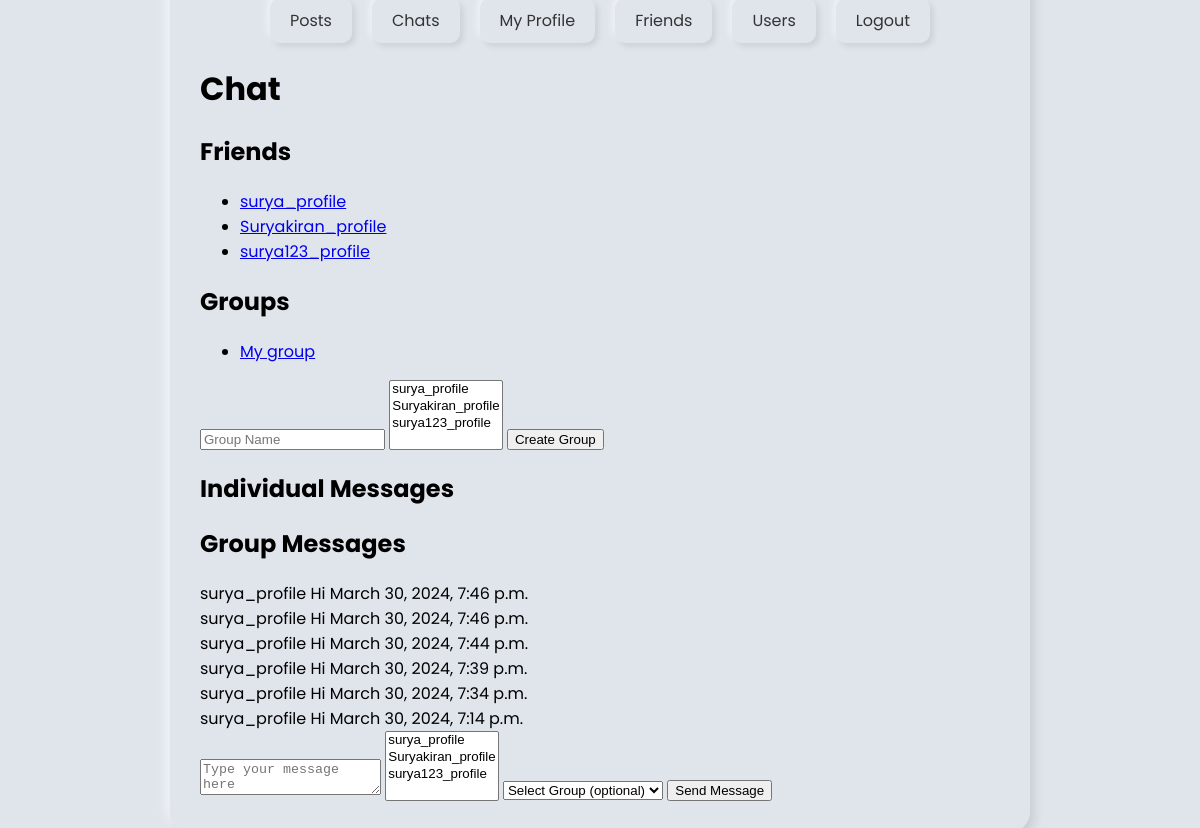
/messages/ (signed in), run on the app's committed database.
### inst_profile/models.py (models this page shows, shortened)
class Profile(models.Model):
    user = models.OneToOneField(User, on_delete=models.CASCADE)
    username = models.CharField(max_length=50, unique=True)
    date_of_birth = models.DateField(null=True,blank=True)
    photo = models.ImageField(upload_to='profile_photos', null=True, blank=True)
    friends = models.ManyToManyField('self', blank=True, symmetrical=False)

### inst_messages/models.py (models this page shows, shortened)
class Group(models.Model):
    name = models.CharField(max_length=100)
    members = models.ManyToManyField(Profile, related_name='groups')
    created_by = models.ForeignKey(Profile, related_name='created_groups', on_delete=models.CASCADE)
    created_at = models.DateTimeField(auto_now_add=True)

class Message(models.Model):
    sender = models.ForeignKey(Profile, related_name='sent_messages', on_delete=models.CASCADE)
    recipients = models.ManyToManyField(Profile, related_name='received_messages')
    content = models.TextField()
    timestamp = models.DateTimeField(default=timezone.now)
    is_read = models.BooleanField(default=False)

### inst_messages/views.py (the view)
# urls.py: path('', views.chat, name="chat"),
@login_required
def chat(request):
    profile = request.user.profile
    friends = profile.friends.all()
    groups = profile.groups.all()
    individual_messages = Message.objects.filter(
        recipients=profile
    ).annotate(
        recipients_count=Count('recipients')
    ).filter(
        recipients_count=2
    ).order_by('-timestamp')
    group_messages = Message.objects.filter(
        recipients__in=profile.groups.values_list('members', flat=True)
    ).order_by('-timestamp')
    return render(request, 'chat.html', {
        'friends': friends,
        'groups': groups,
        'individual_messages': individual_messages,
        'group_messages': group_messages
    })

### templates/chat.html (shortened to what this page needs)
{% extends 'base.html' %}
{% block content %}
  <h1>Chat</h1>
  <div class="chat-container">
    <div class="sidebar">
      <div class="friends-list">
        <h2>Friends</h2>
        <ul>
          {% for friend in friends %}
            <li><a href="{% url 'individual_chat' friend.id %}">{{ friend.username }}</a></li>
          {% endfor %}
        </ul>
      </div>
      <div class="groups-list">
        <h2>Groups</h2>
        <ul>
          {% for group in groups %}
            <li><a href="{% url 'group_chat' group.id %}">{{ group.name }}</a></li>
          {% endfor %}
        </ul>
        <form method="post" action="{% url 'create_group' %}">
          <input type="text" name="name" placeholder="Group Name">
          <select name="members" multiple>
            {% for friend in friends %}
              <option value="{{ friend.id }}">{{ friend.username }}</option>
            {% endfor %}
          </select>
          <button type="submit">Create Group</button>
        </form>
      </div>
    </div>
    <div class="chat-messages">
      <h2>Individual Messages</h2>
      <h2>Group Messages</h2>
      {% for message in group_messages %}
        <div class="message {% if message.sender == request.user.profile %}sent{% else %}received{% endif %}">
          <span class="sender">{{ message.sender.username }}</span>
          <span class="content">{{ message.content }}</span>
          <span class="timestamp">{{ message.timestamp }}</span>
        </div>
      {% endfor %}
    </div>
  </div>
  <form method="post" action="{% url 'send_message' %}">
    <textarea name="content" placeholder="Type your message here"></textarea>
    <select name="recipients" multiple>
      {% for friend in friends %}
        <option value="{{ friend.id }}">{{ friend.username }}</option>
      {% endfor %}
    </select>
    <select name="group_id">
      <option value="">Select Group (optional)</option>
    </select>
    <button type="submit">Send Message</button>
  </form>
{% endblock %}

### templates/base.html (style rules this page uses)
body { background-color: #e0e5ec; font-family: 'Poppins', sans-serif; display: flex; justify-content: center; align-items: center; height: 100vh; margin: 0; }

### data on the page
Profile: username "surya_profile", {{ friend.id }} 2 (drawn)
Profile: username "Suryakiran_profile", {{ friend.id }} 5 (drawn)
Profile: username "surya123_profile", {{ friend.id }} 6 (drawn)
Group: name "My group"
Message: sender.username "surya_profile", content "Hi", timestamp "March 30, 2024, 7:46 p.m."
Message: sender.username "surya_profile", content "Hi", timestamp "March 30, 2024, 7:46 p.m."
Message: sender.username "surya_profile", content "Hi", timestamp "March 30, 2024, 7:44 p.m."
Message: sender.username "surya_profile", content "Hi", timestamp "March 30, 2024, 7:39 p.m."
Message: sender.username "surya_profile", content "Hi", timestamp "March 30, 2024, 7:34 p.m."
Message: sender.username "surya_profile", content "Hi", timestamp "March 30, 2024, 7:14 p.m."
